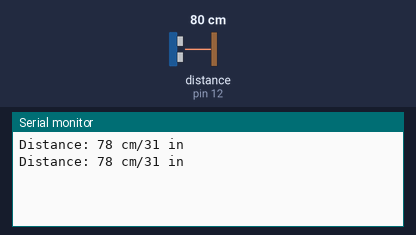
A sketch run on a simulated Arduino Uno, built with avr-gcc and run on an emulated ATmega328P. Shown: the last lines printed to the serial monitor. Wiring (inferred from the names in the program): ultrasonic range finder: trigger pin 11; echo pin 12. Inputs (shaded band) come from the test bench; at power-on: distance to the obstacle (sensor on pin 12) 80 cm. The echo pulse lasts 58.3 µs per cm.

Above: at 1.8 s.
1.9 s: distance to the obstacle (sensor on pin 12) set to 2 cm
At 2.8 s:
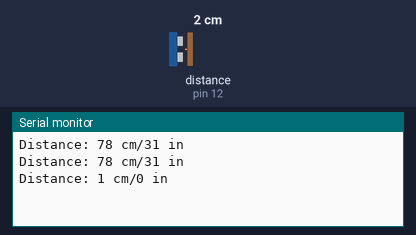
3.4 s: distance to the obstacle (sensor on pin 12) set to 4 cm
At 4.8 s:
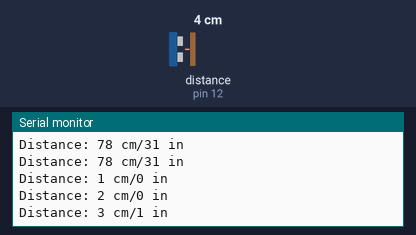
Timing chart, 0 to 6.4 s (numbered marks = the images above; inputs shaded):
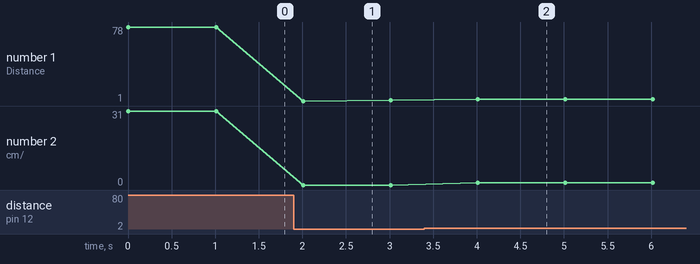

The sketch:

lab4.ino
```cpp
const int trigPin = 11;
const int echoPin = 12;
const int redPin = 5;
const int greenPin = 4;
long duration;
int distanceCm, distanceInch;
long range;

void setup() {
  // put your setup code here, to run once:

pinMode(trigPin, OUTPUT);
pinMode(echoPin, INPUT);
Serial.begin(9600);

}

void loop() {
  // put your main code here, to run repeatedly:
digitalWrite(trigPin, LOW);
delayMicroseconds(2);
digitalWrite(trigPin, HIGH);
delayMicroseconds(10);
digitalWrite(trigPin, LOW);
duration = pulseIn(echoPin, HIGH);

distanceCm = duration * (.017);
distanceInch = duration * (.0067);
Serial.print("Distance: ");
Serial.print(distanceCm);
Serial.print(" cm/");
Serial.print(distanceInch);
Serial.println(" in");
delay(1000);

if (distanceCm < 10)
{
  digitalWrite(greenPin, HIGH);
  digitalWrite(redPin, LOW);
}
else {
  digitalWrite(greenPin, LOW);
  digitalWrite(redPin, HIGH);
}

}
```

Measured:
- after the input at 1.9 s, the serial monitor: prints a new line after 0.11 s (image 1)
- after the input at 3.4 s, the serial monitor: prints a new line after 0.61 s (image 2)
- plotted number 1: 78 → 2 after the input at 1.9 s, 2 → 3 after the input at 3.4 s
- plotted number 2: 31 → 0 after the input at 1.9 s
